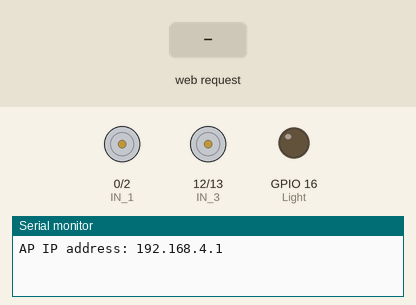
Bench run of a sketch on a simulated ESP8266 (NodeMCU). On the bench: motor-driver pin pairs drawn as motors (green arrow = first pin HIGH = forward, orange = second pin HIGH = backward, longer = more drive, scaled by the enable pin), output pins drawn as LEDs (lit = HIGH), the last lines printed to the serial monitor. Inputs (shaded band) come from the test bench.

Above: at 1.2 s.
1.3 s: HTTP request GET /?State=F received
At 2.3 s:
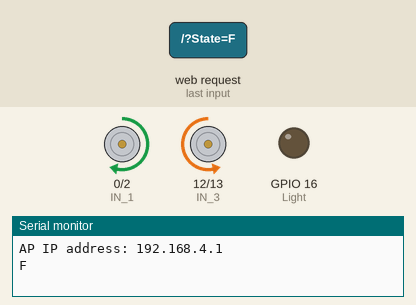
2.8 s: HTTP request GET /?State=B received
At 3.4 s:
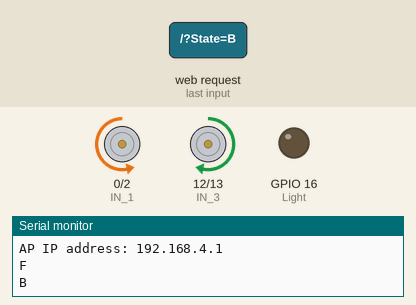
4.3 s: HTTP request GET /?State=L received
At 5.5 s:
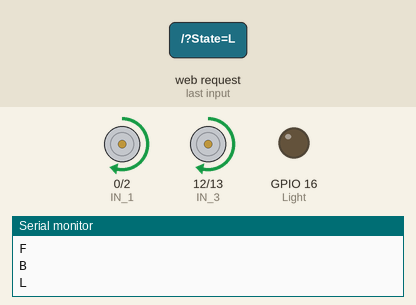
5.8 s: HTTP request GET /?State=R received
At 6.9 s:
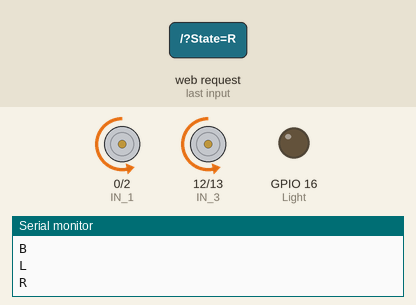
Timing chart, 0 to 8.3 s (numbered marks = the images above; inputs shaded):
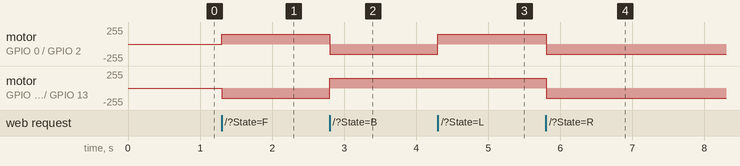

Measured:
- after the input at 1.3 s, motor on GPIO 0 (IN_1) / GPIO 2 (IN_2): stopped → forward 150/255 at once; motor on GPIO 12 (IN_3) / GPIO 13 (IN_4): stopped → backward 150/255 at once
- after the input at 2.8 s, motor on GPIO 0 (IN_1) / GPIO 2 (IN_2): forward 150/255 → backward 150/255 at once; motor on GPIO 12 (IN_3) / GPIO 13 (IN_4): backward 150/255 → forward 150/255 at once
- after the input at 4.3 s, motor on GPIO 0 (IN_1) / GPIO 2 (IN_2): backward 150/255 → forward 150/255 at once
- after the input at 5.8 s, motor on GPIO 0 (IN_1) / GPIO 2 (IN_2), motor on GPIO 12 (IN_3) / GPIO 13 (IN_4): forward 150/255 → backward 150/255 at once

The sketch:

Wifi_Robot.ino
```cpp
/* https://arduino.esp8266.com/stable/package_esp8266com_index.json
 * ESP8266 as Web Server using WiFi Access Point (AP) mode
 * Connect to AP "Robot Wifi", password = "12345678"
 */

#include <ESP8266WiFi.h>
#include <WiFiClient.h>
#include <ESP8266WebServer.h>

//SSID and Password to your ESP Access Point
const char* ssid = "Robot Wifi";
const char* password = "12345678";

#define ENA   4     // Enable/speed motors Right    GPIO4(D2)
#define IN_1  0     // L298N in1 motors Right       GPIO0(D3)
#define IN_2  2     // L298N in2 motors Right       GPIO2(D4)
#define IN_3  12    // L298N in3 motors Left        GPIO12(D6)
#define IN_4  13    // L298N in4 motors Left        GPIO13(D7)
#define ENB   15    // Enable/speed motors Left     GPIO15(D8)

#define Light  16   // Light  GPIO16(D0)

String command;             //Variable String para almacenar el estado del comando de la aplicación
int speedCar = 150; // 0 to 255
int speed_low = 60;


ESP8266WebServer server(80);  //Creamos un objeto servidor WEB que escuchará en el puerto 80

void setup() {

  Serial.begin(115200);

 pinMode(ENA, OUTPUT);
 pinMode(IN_1, OUTPUT);
 pinMode(IN_2, OUTPUT);
 pinMode(IN_3, OUTPUT);
 pinMode(IN_4, OUTPUT);
 pinMode(ENB, OUTPUT);

 pinMode(Light, OUTPUT);


// Connecting WiFi

  WiFi.mode(WIFI_AP);           //Only Access point
  WiFi.softAP(ssid, password);  //Start HOTspot removing password will disable security

  IPAddress myIP = WiFi.softAPIP();
  Serial.print("AP IP address: ");
  Serial.println(myIP);

 // Starting WEB-server
     server.on ( "/", HTTP_handleRoot );  //indicamos una función como respuesta del servidor cuando el navegador solicita cierta URL
     server.onNotFound ( HTTP_handleRoot );
     server.begin();   // Le dice al servidor que comience a escuchar las conexiones entrantes.
}

void loop() {
      server.handleClient();      //escuchamos las conexiones entrantes:

      command = server.arg("State");
           if (command == "F") goForward();
      else if (command == "B") goBack();
      else if (command == "L") goLeft();
      else if (command == "R") goRight();
      else if (command == "I") goForwardRight();
      else if (command == "G") goForwardLeft();
      else if (command == "J") goBackRight();
      else if (command == "H") goBackLeft();
      else if (command == "W")digitalWrite(Light, HIGH); // light is on
      else if (command == "w")digitalWrite(Light, LOW);  // light is off
      else if (command == "0") speedCar = 100;
      else if (command == "1") speedCar = 120;
      else if (command == "2") speedCar = 140;
      else if (command == "3") speedCar = 160;
      else if (command == "4") speedCar = 180;
      else if (command == "5") speedCar = 200;
      else if (command == "6") speedCar = 215;
      else if (command == "7") speedCar = 230;
      else if (command == "8") speedCar = 240;
      else if (command == "9") speedCar = 255;
      else if (command == "S") stopRobot();
}

void HTTP_handleRoot(void) {

if( server.hasArg("State") ){
       Serial.println(server.arg("State"));
  }
  server.send ( 200, "text/html", "" );  //Enviar estado HTTP 200 (Ok) y enviar texto al navegador/cliente
  delay(1);
}

void goForward(){
//      Serial.println("Adelante");
      digitalWrite(IN_1, HIGH);
      digitalWrite(IN_2, LOW);
      analogWrite(ENA, speedCar);

      digitalWrite(IN_3, LOW);
      digitalWrite(IN_4, HIGH);
      analogWrite(ENB, speedCar);
  }

void goBack(){
//      Serial.println("Atras");
      digitalWrite(IN_1, LOW);
      digitalWrite(IN_2, HIGH);
      analogWrite(ENA, speedCar);

      digitalWrite(IN_3, HIGH);
      digitalWrite(IN_4, LOW);
      analogWrite(ENB, speedCar);
  }

void goRight(){
//      Serial.println("Derecha");
      digitalWrite(IN_1, LOW);
      digitalWrite(IN_2, HIGH);
      analogWrite(ENA, speedCar);

      digitalWrite(IN_3, LOW);
      digitalWrite(IN_4, HIGH);
      analogWrite(ENB, speedCar);
  }

void goLeft(){
//      Serial.println("Izquierda");
      digitalWrite(IN_1, HIGH);
      digitalWrite(IN_2, LOW);
      analogWrite(ENA, speedCar);

      digitalWrite(IN_3, HIGH);
      digitalWrite(IN_4, LOW);
      analogWrite(ENB, speedCar);
  }

void goForwardRight(){
//      Serial.println("Adelante_Derecha");
      digitalWrite(IN_1, HIGH);
      digitalWrite(IN_2, LOW);
      analogWrite(ENA, speedCar-speed_low);

      digitalWrite(IN_3, LOW);
      digitalWrite(IN_4, HIGH);
      analogWrite(ENB, speedCar);
   }

void goForwardLeft(){
//      Serial.println("Adelante_Izquierda");
      digitalWrite(IN_1, HIGH);
      digitalWrite(IN_2, LOW);
      analogWrite(ENA, speedCar);

      digitalWrite(IN_3, LOW);
      digitalWrite(IN_4, HIGH);
      analogWrite(ENB, speedCar-speed_low);
  }

void goBackRight(){
//      Serial.println("Atras_Derecha");
      digitalWrite(IN_1, LOW);
      digitalWrite(IN_2, HIGH);
      analogWrite(ENA, speedCar-speed_low);

      digitalWrite(IN_3, HIGH);
      digitalWrite(IN_4, LOW);
      analogWrite(ENB, speedCar);
  }

void goBackLeft(){
//      Serial.println("Atras_Izquierda");
      digitalWrite(IN_1, LOW);
      digitalWrite(IN_2, HIGH);
      analogWrite(ENA, speedCar);

      digitalWrite(IN_3, HIGH);
      digitalWrite(IN_4, LOW);
      analogWrite(ENB, speedCar-speed_low);
  }

void stopRobot(){
//      Serial.println("Detener");
      digitalWrite(IN_1, LOW);
      digitalWrite(IN_2, LOW);
      analogWrite(ENA, speedCar);

      digitalWrite(IN_3, LOW);
      digitalWrite(IN_4, LOW);
      analogWrite(ENB, speedCar);
 }
```
